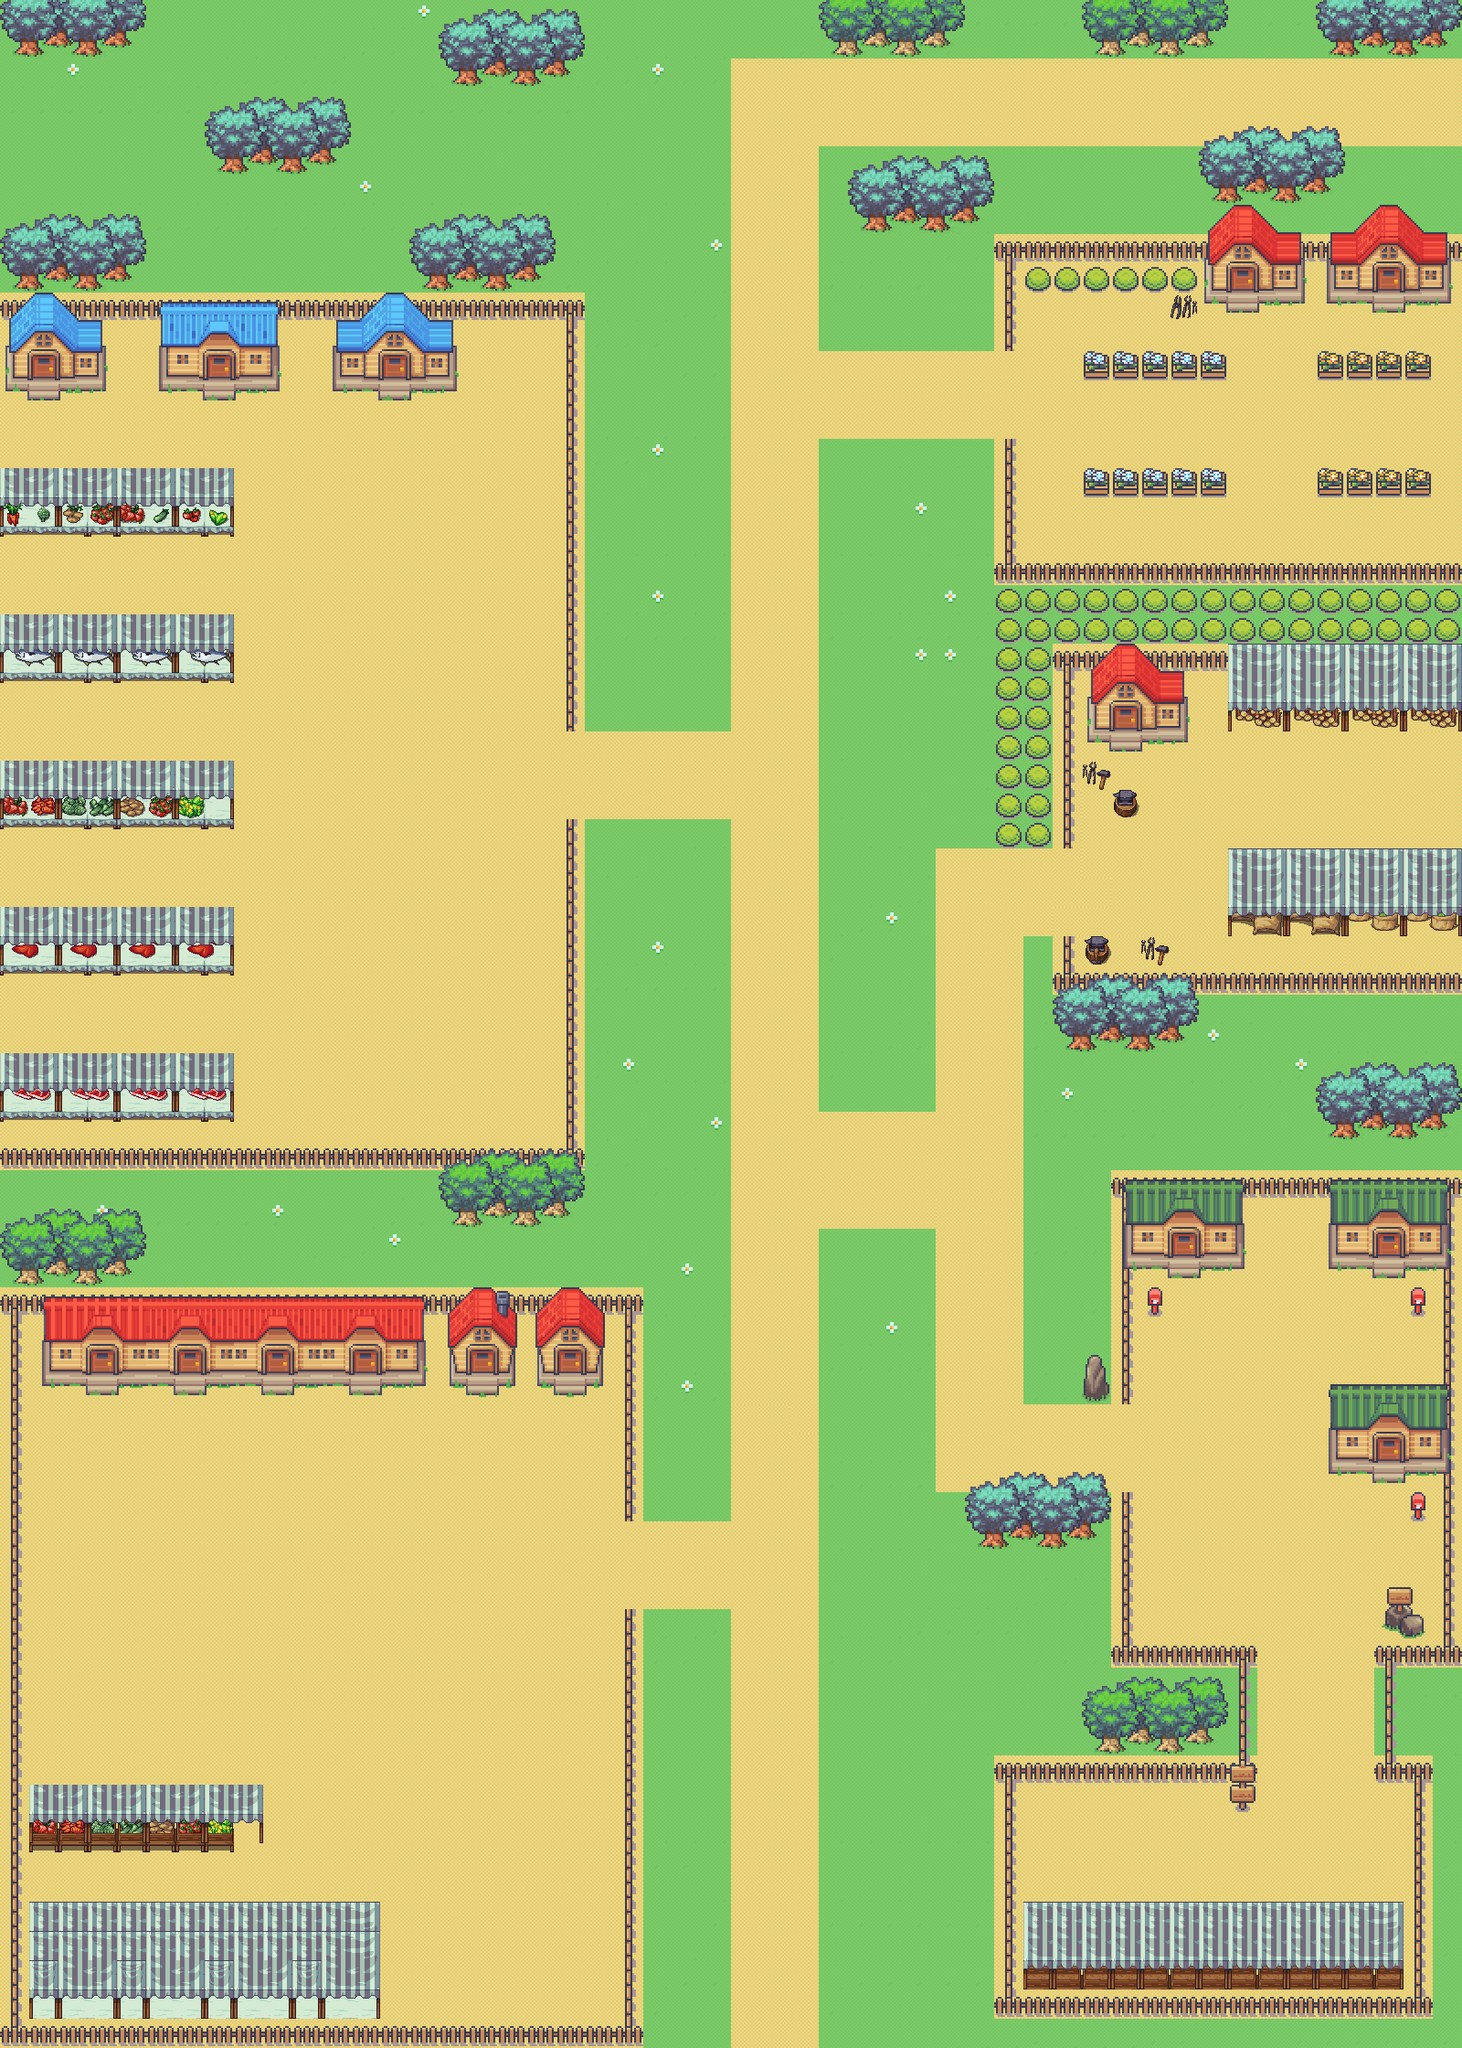

This is a level from a 2D game, rendered from its Tiled map with the project's own tilesets. A one-line summary and the map file follow, with tile-layer data summarised:
An orthogonal 50x70 tile map with 32x32 px tiles, 6 tile layers (groundlayer3_1, roadlayer3_1, sidelayer3_1, houselayer3_1, ...), 2 tilesets and 2 objects (start, end).

<map version="1.9" tiledversion="1.9.2" orientation="orthogonal" renderorder="right-down" width="50" height="70" tilewidth="32" tileheight="32" infinite="0" nextlayerid="8" nextobjectid="4">
 <editorsettings>
  <export target="lv3__fram.tmj" format="json" />
 </editorsettings>
 <tileset firstgid="1" name="village32x32" tilewidth="32" tileheight="32" tilecount="855" columns="19">
  <image source="village32x32.png" width="608" height="1440" />
 </tileset>
 <tileset firstgid="856" name="farming_fishing" tilewidth="32" tileheight="32" tilecount="400" columns="20">
  <image source="farming_fishing.png" width="640" height="640" />
 </tileset>
 <layer id="1" name="groundlayer3_1" width="50" height="70">
  <data>[3500 cells, 3500 non-empty, 4 distinct tile ids]</data>
 </layer>
 <layer id="2" name="roadlayer3_1" width="50" height="70">
  <data>[3500 cells, 2289 non-empty, 2 distinct tile ids]</data>
 </layer>
 <layer id="4" name="sidelayer3_1" width="50" height="70">
  <data>[3500 cells, 321 non-empty, 8 distinct tile ids]</data>
 </layer>
 <layer id="3" name="houselayer3_1" width="50" height="70">
  <data>[3500 cells, 589 non-empty, 235 distinct tile ids]</data>
 </layer>
 <layer id="5" name="treelayer3_1" width="50" height="70">
  <data>[3500 cells, 347 non-empty, 61 distinct tile ids]</data>
 </layer>
 <objectgroup id="7" name="objectLayer3_1">
  <object id="1" name="start" x="1576" y="116">
   <point />
  </object>
  <object id="3" name="end" x="848" y="2232">
   <point />
  </object>
 </objectgroup>
 <layer id="6" name="layer63_1" width="50" height="70">
  <data>[3500 cells, 80 non-empty, 4 distinct tile ids]</data>
 </layer>
</map>
